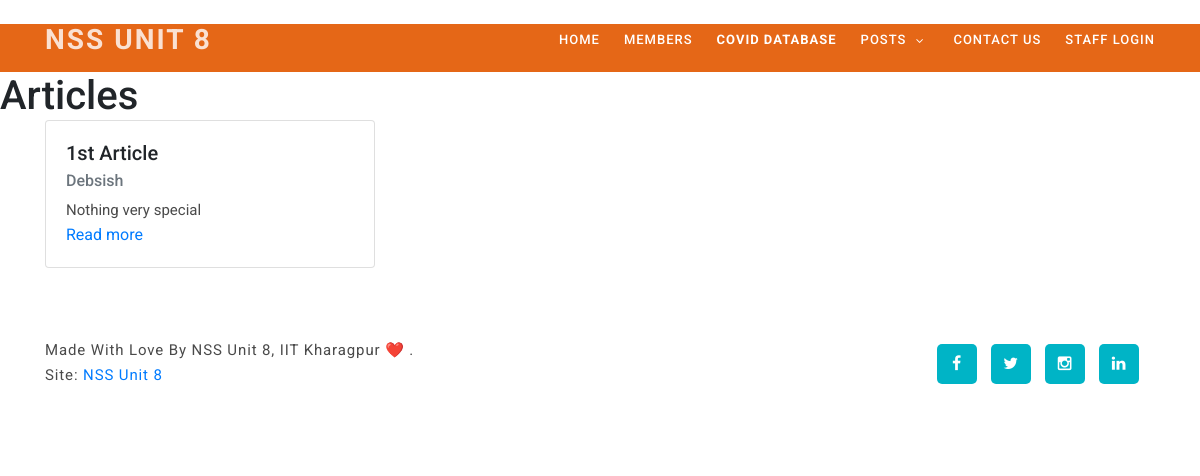
/articles/, run on an earlier commit of the app's database.
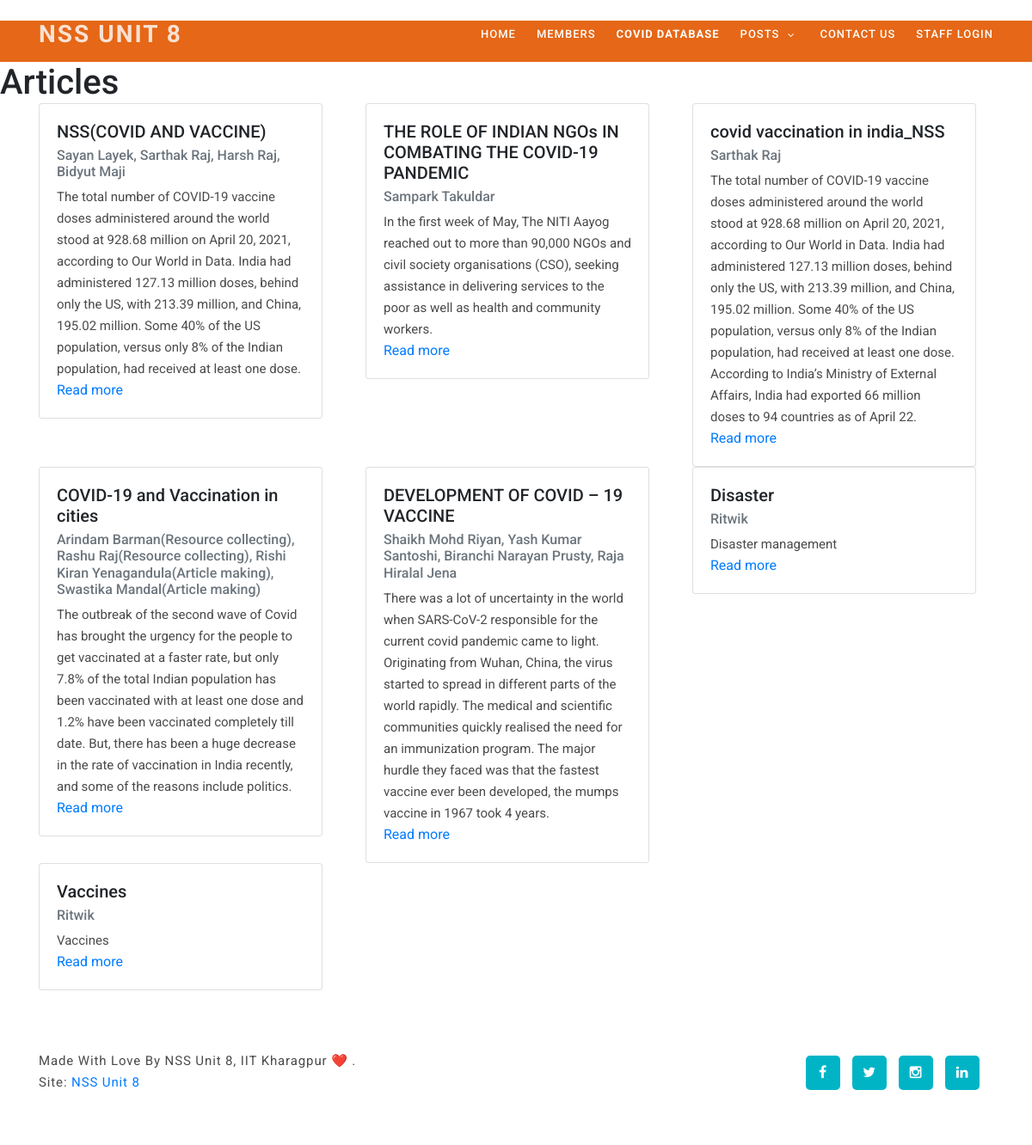
And on a later commit of the database.
### posts/models.py (models this page shows)
class article(models.Model):
  title = models.CharField(max_length=200)
  Contributors = models.CharField(max_length=500)
  slug = models.SlugField()
  intro = models.TextField()
  photo = models.ImageField(upload_to='photos',null=True)
  Link_to_Published_Doc = models.CharField(max_length=200)
  date_added = models.DateTimeField(auto_now_add=True)
  class Meta:
    ordering = ['-date_added']

### posts/views.py (the view)
# urls.py: path('articles/',showarticles,name='NSS Members'),
def showarticles(request):
  objects = article.objects.all()
  return render(request,'articles.html',{'list':objects})

### templates/articles.html
{% extends 'base.html' %}
{% block content %}
  <div style="background-color:#E56717;">
    <br>
    <br>
  </div>
    <h1> Articles</h1>
    <div class="container">
      <div class="row row-cols-3">
        {% for object in list %}
          <div class="col">
          <div class="card" style="width: 330px;">
          <div class="card-body">
            <h5 class="card-title">{{object.title}}</h5>
            <h6 class="card-subtitle mb-2 text-muted">{{object.Contributors}}</h6>
            <p class="card-text"> {{object.intro}}</p>
            <a href="/posts/{{ object.slug }}" class="card-link">Read more</a>
          </div>
          </div>
          </div>
    {% endfor %}
    </div>
  </div>
{% endblock %}

### templates/base.html (shortened to what this page needs)
{% load static %}
<!DOCTYPE html>
<html lang="en">
  <head>
    <link rel="stylesheet" type="text/css" href="{% static 'css/bootstrap.min.css' %}">
    <link rel="stylesheet" type="text/css" href="{% static 'css/font-awesome.css' %}">
    <link rel="stylesheet" type="text/css" href="{% static 'css/templatemo-art-factory.css' %}">
    <link rel="stylesheet" type="text/css" href="{% static 'css/owl-carousel.css' %}">
    </head>
    <body>
    <header class="header-area header-sticky">
        <div class="container">
            <div class="row">
                <div class="col-12">
                    <nav class="main-nav">
                        <a href="#" class="logo">NSS Unit 8</a>
                        <ul class="nav">
                            <li><a href="https://nss-unit8.devst.repl.co/">Home</a></li>
                            <li><a href="/members">Members</a></li>
                            <li><a href="/gallery"><b>COVID DATABASE</b></a></li>
                            <li class="submenu">
                                <a href="javascript:;">Posts</a>
                            </li>
                            <li class="scroll-to-section"><a href="#contact-us">Contact Us</a></li>
                            <li ><a href="/admin">Staff Login</a></li>
                        </ul>
                    </nav>
                </div>
            </div>
        </div>
    </header>
    <br>
    {% block content %}
    {% endblock %}
    <footer>
        <div class="container">
            <div class="row">
                <div class="col-lg-7 col-md-12 col-sm-12">
                    <p class="copyright">Made with love by NSS Unit 8, IIT Kharagpur ❤️
                .<br> Site: <a rel="nofollow" href="https://nss-unit8.devst.repl.co/">NSS Unit 8</a></p>
                </div>
                <div class="col-lg-5 col-md-12 col-sm-12">
                    <ul class="social">
                        <li><a href="https://www.facebook.com/nss.iitkgp/"><i class="fa fa-facebook"></i></a></li>
                        <li><a href="https://www.facebook.com/nss.iitkgp/"><i class="fa fa-twitter"></i></a></li>
                        <li><a href="https://www.facebook.com/nss.iitkgp/"><i class="fa fa-instagram"></i></a></li>
                        <li><a href="https://www.facebook.com/nss.iitkgp/"><i class="fa fa-linkedin"></i></a></li>
                    </ul>
                </div>
            </div>
        </div>
    </footer>
  </body>
</html>

### static/css/templatemo-art-factory.css (style rules this page uses)
html, body, div, span, applet, object, iframe, h1, h2, h3, h4, h5, h6, p, blockquote, div pre, a, abbr, acronym, address, big, cite, code, del, dfn, em, font, img, ins, kbd, q, s, samp, small, strike, strong, sub, sup, tt, var, b, u, i, center, dl, dt, dd, ol, li, figure, header, nav, section, article, aside, footer, figcaption { margin: 0; padding: 0; border: 0; outline: 0; }
ul { display: block; list-style-type: none; margin-top: 1em; margin-bottom: 1 em; margin-left: 0; margin-right: 0; padding-left: 40px; }
header, nav, section, article, aside, footer, hgroup { display: block; }
* { box-sizing: border-box; }
html, body { font-family: "Roboto", sans-serif; font-weight: 400; background-color: #fff; font-size: 16px; -ms-text-size-adjust: 100%; -webkit-font-smoothing: antialiased; -moz-osx-font-smoothing: grayscale; }
a { text-decoration: none !important; }
h1, h2, h3, h4, h5, h6 { margin-top: 0px; margin-bottom: 0px; }
ul { margin-bottom: 0px; }
p { font-size: 15px; line-height: 25px; color: #4a4a4a; }
html, body { background: #fff; font-family: "Roboto", sans-serif; }
.header-area { position: absolute; top: 0px; left: 0px; right: 0px; z-index: 100; height: 100px; -webkit-transition: all 0.5s ease 0s; -moz-transition: all 0.5s ease 0s; -o-transition: all 0.5s ease 0s; transition: all 0.5s ease 0s; }
.header-area .main-nav { min-height: 80px; background-color: transparent; }
.header-area .main-nav .logo { line-height: 80px; color: rgba(255, 253, 252, 0.815); font-size: 28px; font-weight: 700; text-transform: uppercase; letter-spacing: 2px; float: left; -webkit-transition: all 0.3s ease 0s; -moz-transition: all 0.3s ease 0s; -o-transition: all 0.3s ease 0s; transition: all 0.3s ease 0s; }
.header-area .main-nav .nav { float: right; margin-top: 27px; margin-left: 20px; margin-right: 0px; -webkit-transition: all 0.3s ease 0s; -moz-transition: all 0.3s ease 0s; -o-transition: all 0.3s ease 0s; transition: all 0.3s ease 0s; position: relative; z-index: 999; }
.header-area .main-nav .nav li { padding-left: 20px; padding-right: 20px; }
.header-area .main-nav .nav li:last-child { padding-right: 0px; }
.header-area .main-nav .nav li a { display: block; font-weight: 500; font-size: 13px; color: #fff; text-transform: uppercase; -webkit-transition: all 0.3s ease 0s; -moz-transition: all 0.3s ease 0s; -o-transition: all 0.3s ease 0s; transition: all 0.3s ease 0s; height: 40px; line-height: 40px; border: transparent; letter-spacing: 1px; }
.header-area .main-nav .nav li.submenu { position: relative; padding-right: 35px; }
.header-area .main-nav .nav li.submenu:after { font-family: FontAwesome; content: "\f107"; font-size: 12px; color: #fff; position: absolute; right: 18px; top: 12px; }
.header-area.header-sticky { min-height: 80px; }
.header-area.header-sticky .nav { margin-top: 20px !important; }
@media (max-width: 1200px) { .header-area .main-nav .nav li { padding-left: 12px; padding-right: 12px; } }
@media (max-width: 1200px) { .header-area .main-nav:before { display: none; } }
@media (min-width: 992px) { .header-area .main-nav .nav { display: flex !important; } }
footer { background-color: #fff; padding: 60px 0px; }
footer .social { overflow: hidden; text-align: right; }
footer .social li { margin: 0px 5px; display: inline-block; }
footer .social li a { color: #fff; text-align: center; background-color: #00b4c6; width: 40px; height: 40px; line-height: 40px; border-radius: 5px; display: inline-block; font-size: 16px; -webkit-transition: all 0.3s ease 0s; -moz-transition: all 0.3s ease 0s; -o-transition: all 0.3s ease 0s; transition: all 0.3s ease 0s; }
footer .copyright { margin-top: 10px; font-weight: 400; font-size: 15px; color: #4a4a4a; letter-spacing: 0.88px; text-transform: capitalize; }

What changed in the data, as far as the page shows it:
added article: title "NSS(COVID AND VACCINE)", Contributors "Sayan Layek, Sarthak Raj, Harsh Raj, Bidyut Maji", intro "The total number of COVID-19 vaccine doses administered around the world stood at 928.68 million on April 20, 2021, according to Our World in Data. India had administered 127.13 million doses, behind only the US, with 213.39 million, and China, 195.02 million. Some 40% of the US population, versus only 8% of the Indian population, had received at least one dose."
added article: title "THE ROLE OF INDIAN NGOs IN COMBATING THE COVID-19 PANDEMIC", Contributors "Sampark Takuldar", intro "In the first week of May, The NITI Aayog reached out to more than 90,000 NGOs and civil society organisations (CSO), seeking assistance in delivering services to the poor as well as health and community workers."
added article: title "covid vaccination in india_NSS", Contributors "Sarthak Raj", intro "The total number of COVID-19 vaccine doses administered around the world stood at 928.68 million on April 20, 2021, according to Our World in Data. India had administered 127.13 million doses, behind only the US, with 213.39 million, and China, 195.02 million. Some 40% of the US population, versus only 8% of the Indian population, had received at least one dose. According to India’s Ministry of External Affairs, India had exported 66 million doses to 94 countries as of April 22."
added article: title "COVID-19 and Vaccination in cities", Contributors "Arindam Barman(Resource collecting), Rashu Raj(Resource collecting), Rishi Kiran Yenagandula(Article making), Swastika Mandal(Article making)", intro "The outbreak of the second wave of Covid has brought the urgency for the people to get vaccinated at a faster rate, but only 7.8% of the total Indian population has been vaccinated with at least one dose and 1.2% have been vaccinated completely till date. But, there has been a huge decrease in the rate of vaccination in India recently, and some of the reasons include politics."
added article: title "DEVELOPMENT OF COVID – 19 VACCINE", Contributors "Shaikh Mohd Riyan, Yash Kumar Santoshi, Biranchi Narayan Prusty, Raja Hiralal Jena", intro "There was a lot of uncertainty in the world when SARS-CoV-2 responsible for the current covid pandemic came to light. Originating from Wuhan, China, the virus started to spread in different parts of the world rapidly. The medical and scientific communities quickly realised the need for an immunization program. The major hurdle they faced was that the fastest vaccine ever been developed, the mumps vaccine in 1967 took 4 years."
added article: title "Disaster", Contributors "Ritwik", intro "Disaster management"
changed article: title "1st Article" → "Vaccines"; Contributors "Debsish" → "Ritwik"; intro "Nothing very special" → "Vaccines"
